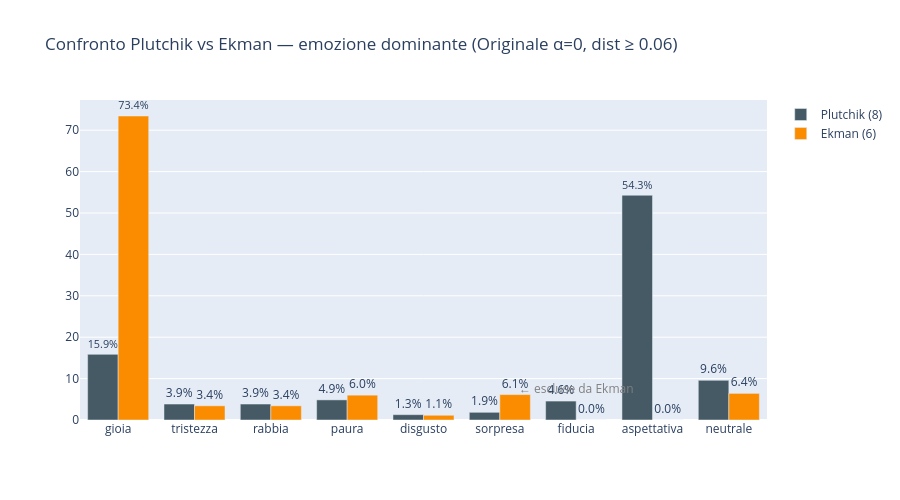

The code cell stored with this chart in its notebook:
### Code cell
# Grafico a barre: Plutchik vs Ekman
emo_confronto = EKMAN_EMOTIONS + ['fiducia','aspettativa','neutrale']

fig = go.Figure()
plut_vals  = [counts_plut.get(e,0)/total*100  for e in emo_confronto]
ekman_vals = [counts_ekman.get(e,0)/total*100 for e in emo_confronto]

fig.add_trace(go.Bar(name='Plutchik (8)',
    x=emo_confronto, y=plut_vals,
    marker_color='#455A64',
    text=['{:.1f}%'.format(v) for v in plut_vals], textposition='outside'))
fig.add_trace(go.Bar(name='Ekman (6)',
    x=emo_confronto, y=ekman_vals,
    marker_color='#FB8C00',
    text=['{:.1f}%'.format(v) for v in ekman_vals], textposition='outside'))

fig.update_layout(
    title='Confronto Plutchik vs Ekman — emozione dominante (Originale α=0, dist ≥ 0.06)',
    barmode='group', height=500,
    annotations=[dict(x='fiducia', y=max(plut_vals[6],1)+3,
                      text='← escluse da Ekman', showarrow=False,
                      font=dict(color='grey'))])
fig.show()

### Figure 1 — Plotly figure (JSON) as saved in the notebook; plotly's stock layout.template omitted (floating-point values rounded to 4 significant figures)
{"data": [{"marker": {"color": "#455A64"}, "name": "Plutchik (8)", "text": ["15.9%", "3.9%", "3.9%", "4.9%", "1.3%", "1.9%", "4.6%", "54.3%", "9.6%"], "textposition": "outside", "x": ["gioia", "tristezza", "rabbia", "paura", "disgusto", "sorpresa", "fiducia", "aspettativa", "neutrale"], "y": [15.86, 3.857, 3.857, 4.857, 1.286, 1.857, 4.571, 54.29, 9.571], "type": "bar"}, {"marker": {"color": "#FB8C00"}, "name": "Ekman (6)", "text": ["73.4%", "3.4%", "3.4%", "6.0%", "1.1%", "6.1%", "0.0%", "0.0%", "6.4%"], "textposition": "outside", "x": ["gioia", "tristezza", "rabbia", "paura", "disgusto", "sorpresa", "fiducia", "aspettativa", "neutrale"], "y": [73.43, 3.429, 3.429, 6.0, 1.143, 6.143, 0.0, 0.0, 6.429], "type": "bar"}], "layout": {"title": {"text": "Confronto Plutchik vs Ekman — emozione dominante (Originale α=0, dist ≥ 0.06)"}, "barmode": "group", "height": 500, "annotations": [{"font": {"color": "grey"}, "showarrow": false, "text": "← escluse da Ekman", "x": "fiducia", "y": 7.571}]}}
